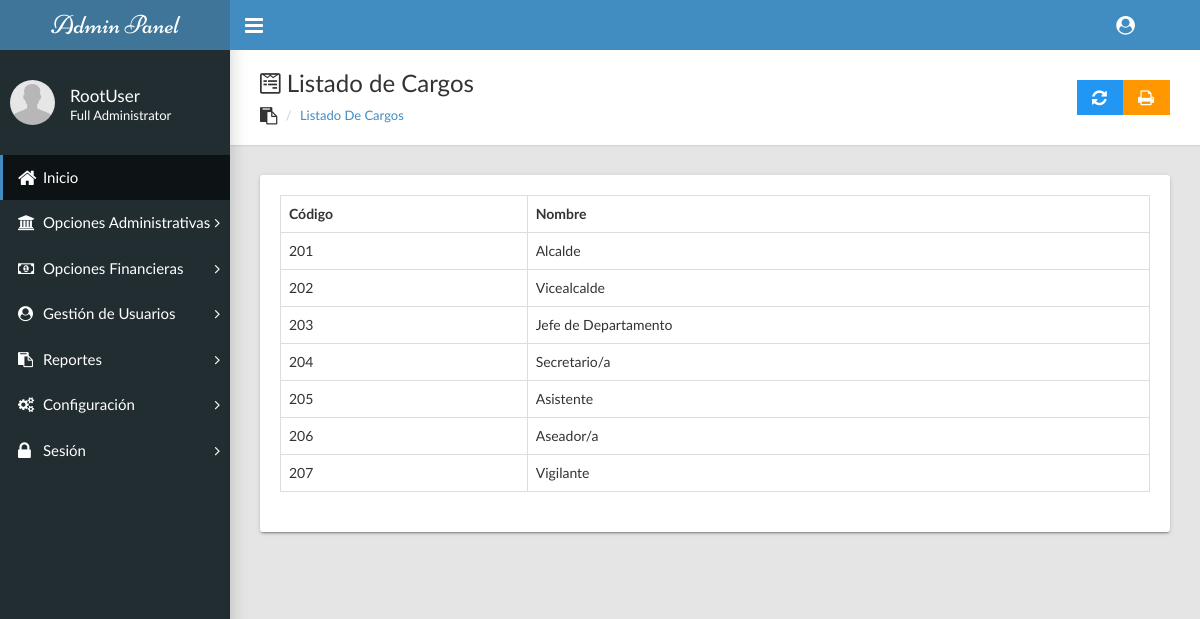
The app's page /admin-panel/listado_cargos.php (signed in), older data.
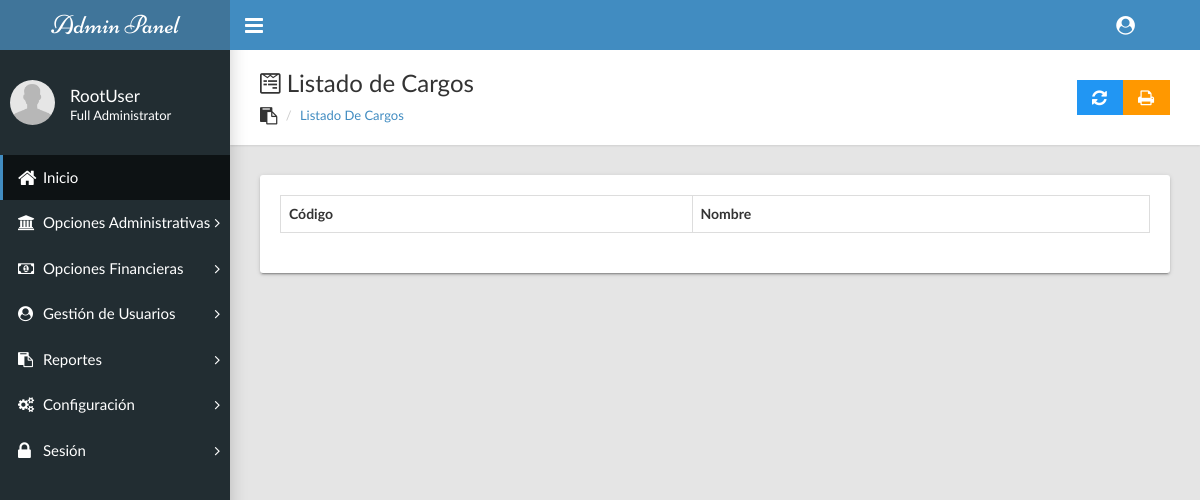
The same page, newer data.
### tables this page shows
CREATE TABLE IF NOT EXISTS `cargos` (
  `Cod_Cargo` varchar(10) NOT NULL,
  `Nom_Cargo` varchar(100) NOT NULL,
  PRIMARY KEY (`Cod_Cargo`)
);

### admin-panel/listado_cargos.php (the view, shortened to what this page needs)
<?php
  include('constructor.php');
  include('../cn/bdconexion.php');
  if (isset($_SESSION['username'])&&($_SESSION['rank'])) {
?>
<!DOCTYPE html>
<html>
  <head>
    <link rel="stylesheet" type="text/css" href="css/main.css">
    <link rel="stylesheet" type="text/css" href="css/font-awesome-4.7.0/css/font-awesome.min.css">
  </head>
  <body class="sidebar-mini fixed">
    <div class="wrapper">
      <header class="main-header hidden-print"><a class="logo" href="index.php">Admin Panel</a>
        <nav class="navbar navbar-static-top">
          <a class="sidebar-toggle" href="#" data-toggle="offcanvas"></a>
          <div class="navbar-custom-menu">
            <ul class="top-nav">
              <li class="dropdown"><a class="dropdown-toggle" href="#" data-toggle="dropdown" role="button" aria-haspopup="true" aria-expanded="false"><i class="fa fa-user-circle fa-lg"></i></a>
              </li>
            </ul>
          </div>
        </nav>
      </header>
      <?php
        menu();
      ?>
      <div class="content-wrapper">
        <div class="page-title">
          <div>
            <h1><i class="fa fa-wpforms"></i> Listado de Cargos</h1>
            <ul class="breadcrumb side">
              <li><i class="fa fa-clipboard fa-lg"></i></li>
              <li class="active"><a href="#">Listado de Cargos</a></li>
            </ul>
          </div>
          <div><a class="btn btn-info btn-flat no-impr" href="listado_cargos.php"><i class="fa fa-lg fa-refresh"></i></a><a class="btn btn-warning btn-flat" href="javascript:window.print();"><i class="fa fa-lg fa-print"></i></a></div>
        </div>
        <div class="row" id="data-table">
          <div class="col-md-12">
            <div class="card">
              <div class="card-body">
                <table class="table table-hover table-bordered" id="sampleTable">
                  <thead>
                    <tr>
                      <th>C&oacute;digo</th>
                      <th>Nombre</th>
                    </tr>
                  </thead>
                  <tbody>
                    <?php
                      $queryFullCargos=mysqli_query($db, "SELECT * FROM cargos") or die(mysqli_error());
                      while ($rowCargo=mysqli_fetch_array($queryFullCargos)) {
                        echo '
                          <tr>
                            <td>'.$rowCargo['Cod_Cargo'].'</td>
                            <td>'.$rowCargo['Nom_Cargo'].'</td>
                          </tr>
                        ';
                      }
                    ?>
                  </tbody>
                </table>
              </div>
            </div>
          </div>
        </div>
      </div>
    </div>
  </body>
</html>
<?php
    }else {
        header('location: page_denegado.php');
    }
?>

### admin-panel/constructor.php (shortened to what this page needs)
<?php
    include('menus.php');
    if (isset($_SESSION['username'])&&($_SESSION['rank'])) {
        function menu(){
            if ($_SESSION['type']=='Administrador') {
                menuAdministrador();
            }
        }
                ?>
                <?php
    }else {
        header('location: page_denegado.php');
    }
?>

### admin-panel/menus.php (shortened to what this page needs)
<?php
    if (isset($_SESSION['username'])&&($_SESSION['rank'])) {
      function menuAdministrador(){
?>
        <aside class="main-sidebar hidden-print">
          <section class="sidebar">
            <div class="user-panel">
              <div class="pull-left image"><img class="img-circle" src="images/user.png" alt="User Image"></div>
              <div class="pull-left info">
                <?php
                  echo "
                    <p>".$_SESSION['username']."</p>
                    <p class='designation'>".$_SESSION['rank']."</p>
                  ";
                ?>
              </div>
            </div>
            <ul class="sidebar-menu">
              <li class="active"><a href="index.php"><i class="fa fa-home fa-lg"></i><span>Inicio</span></a></li>
              <li class="treeview"><a href="#"><i class="fa fa-institution"></i><span>Opciones Administrativas</span><i class="fa fa-angle-right"></i></a>
              <li class="treeview"><a href="#"><i class="fa fa-money"></i><span>Opciones Financieras</span><i class="fa fa-angle-right"></i></a>
              </li>
              <li class="treeview"><a href="#"><i class="fa fa-user-circle"></i><span>Gesti&oacute;n de Usuarios</span><i class="fa fa-angle-right"></i></a>
              </li>
              <li class="treeview"><a href="#"><i class="fa fa-clipboard"></i><span>Reportes</span><i class="fa fa-angle-right"></i></a>
              </li>
              <li class="treeview"><a href="#"><i class="fa fa-gears"></i><span>Configuraci&oacute;n</span><i class="fa fa-angle-right"></i></a>
              </li>
              <li class="treeview"><a href="#"><i class="fa fa-lock fa-lg"></i><span>Sesi&oacute;n</span><i class="fa fa-angle-right"></i></a>
              </li>
            </ul>
          </section>
        </aside>
<?php
      }
?>
<?php
  }else {
      header('location: page_denegado.php');
  }
?>

Row changes from the older to the newer data that the page shows:
removed cargos: Cod_Cargo "201", Nom_Cargo "Alcalde"
removed cargos: Cod_Cargo "202", Nom_Cargo "Vicealcalde"
removed cargos: Cod_Cargo "203", Nom_Cargo "Jefe de Departamento"
removed cargos: Cod_Cargo "204", Nom_Cargo "Secretario/a"
removed cargos: Cod_Cargo "205", Nom_Cargo "Asistente"
removed cargos: Cod_Cargo "206", Nom_Cargo "Aseador/a"
removed cargos: Cod_Cargo "207", Nom_Cargo "Vigilante"
